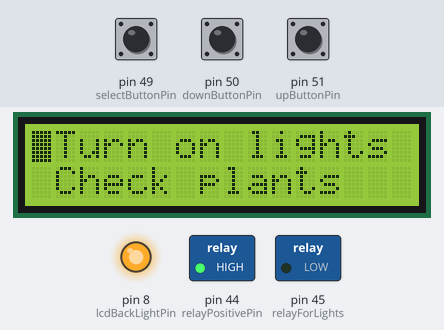
Simulated run of this program. Board: Arduino Mega 2560, built with avr-gcc and run on an emulated ATmega2560. On the bench: 16×2 character LCD, switched loads named in the program (green lamp = pin HIGH), output pins drawn as LEDs (lit = HIGH). The inputs (shaded band) are chosen by the test bench; at power-on: pin 50 (downButtonPin) HIGH, pin 51 (upButtonPin) HIGH, pin 49 (selectButtonPin) HIGH. Pins used as bus, display or sensor lines are not drawn; what the program prints to the serial monitor is not drawn.

Above: at 2.7 s.
2.8 s: pin 50 (downButtonPin) pulled LOW for 3.2 s
At 4.2 s:
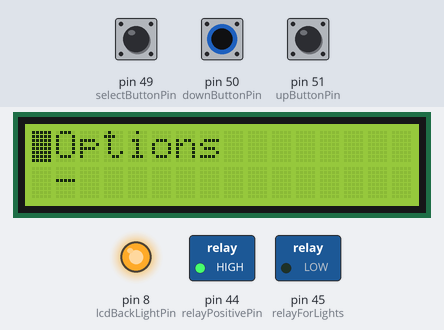
9.2 s: pin 51 (upButtonPin) pulled LOW for 0.15 s
At 10.2 s:
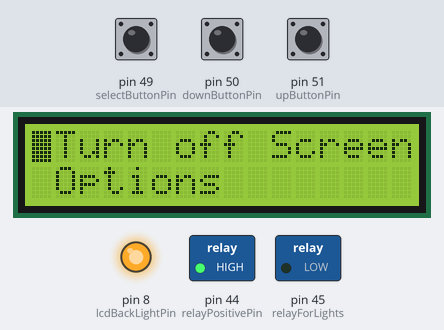
10.8 s: pin 51 (upButtonPin) pulled LOW for 1 s
At 11.2 s:
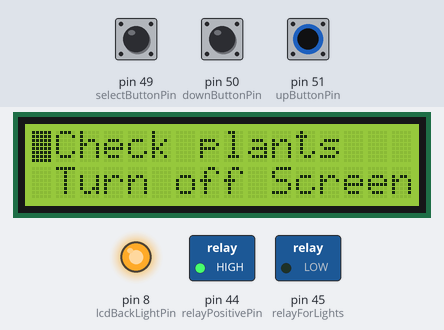
13.3 s: pin 50 (downButtonPin) pulled LOW for 0.15 s
14.9 s: pin 49 (selectButtonPin) pulled LOW for 1 s
At 15.4 s:
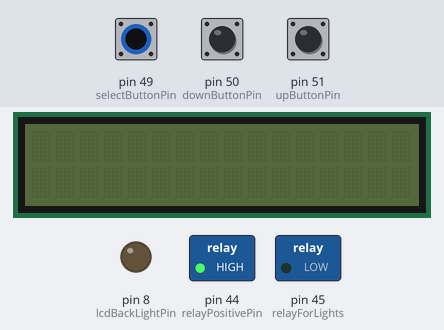
Timing chart, 0 to 17.9 s (numbered marks = the images above; inputs shaded):
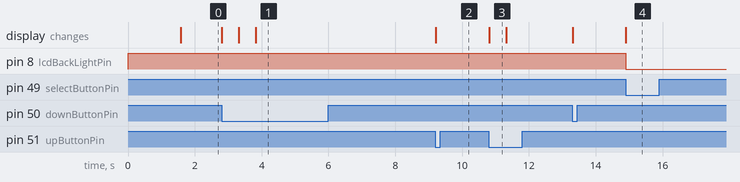

Measured:
- after the input at 2.8 s, the display: first changes at once (image 1 shows a later state)
- after the input at 9.2 s, the display: changes at once (image 2)
- after the input at 10.8 s, the display: changes at once (image 3)
- after the input at 14.9 s, pin 8 (lcdBackLightPin): HIGH → LOW at once; the display: changes at once (image 4)
- what the display in image 3 shows lasts 0.5 s, from 10.8 s to 11.3 s

The program:

main.cpp
```cpp
#include <Arduino.h>
#include "GUI.h"

const int powerAllPin = 12;
const int lcdBackLightPin = 8;
const int rs = 11, en = 10, d4 = 7, d5 = 6, d6 = 5, d7 = 4;
const int leftButtonPin = 52, rightButtonPin = 53, upButtonPin = 51, downButtonPin = 50, selectButtonPin = 49;
const int relayForLights= 45, relayPositivePin = 44;
ButtonSystem buttonSystem(leftButtonPin, rightButtonPin, upButtonPin, downButtonPin, selectButtonPin);
GUI interface (rs, en, d4, d5, d6, d7, lcdBackLightPin);
Behaviours behaviours(relayForLights);

void setup()
{
  //-------------------- Initialize buttons ------------------------
  pinMode(leftButtonPin, INPUT);
  digitalWrite(leftButtonPin, HIGH);
  pinMode(rightButtonPin, INPUT);
  digitalWrite(rightButtonPin, HIGH);
  pinMode(upButtonPin, INPUT);
  digitalWrite(upButtonPin, HIGH);
  pinMode(downButtonPin, INPUT);
  digitalWrite(downButtonPin, HIGH);
  pinMode(selectButtonPin, INPUT);
  digitalWrite(selectButtonPin, HIGH);
  //-------------------- Initialize buttons ------------------------

  //-------------------- Initialize pins ------------------------
  pinMode(relayForLights, OUTPUT);
  pinMode(relayPositivePin, OUTPUT);
  digitalWrite(relayPositivePin, HIGH);

  pinMode(lcdBackLightPin, OUTPUT);
  digitalWrite(lcdBackLightPin, HIGH);

  pinMode(powerAllPin, OUTPUT);
  digitalWrite(powerAllPin, HIGH);
  //-------------------- Initialize pins ------------------------

  interface.Initialize();
  Serial.begin(9600);
}

void loop()
{
  if(buttonSystem.CheckDownButton(true)) Serial.print("Down ");
  if(buttonSystem.CheckUpButton(true)) Serial.print("Up ");
  if(buttonSystem.CheckSelectButton()) Serial.print("Select");
}
```
